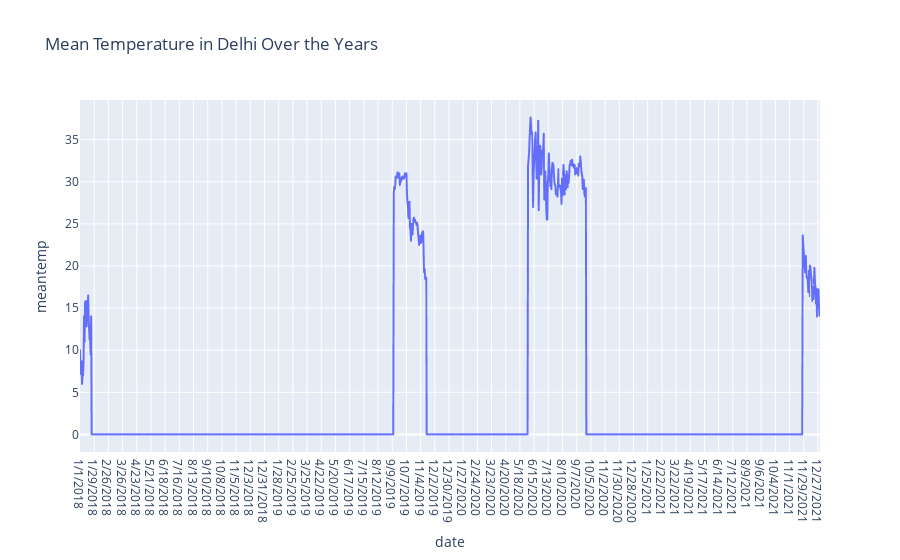

Write notebook code for a chart like this one.
### Code cell
figure = px.line(data, x="date", 
                 y="meantemp", 
                 title='Mean Temperature in Delhi Over the Years')
figure.show()

### Figure 1 — Plotly figure (JSON) as saved in the notebook; plotly's stock layout.template omitted (floating-point values rounded to 4 significant figures; data arrays with more than 128 entries replaced by an {"elided": "..."} marker saying what was removed)
{"data": [{"hovertemplate": "date=%{x}<br>meantemp=%{y}<extra></extra>", "legendgroup": "", "line": {"color": "#636efa", "dash": "solid"}, "marker": {"symbol": "circle"}, "mode": "lines", "name": "", "showlegend": false, "type": "scattergl", "x": {"elided": "1461 str values"}, "xaxis": "x", "y": {"elided": "1461 float values"}, "yaxis": "y"}], "layout": {"legend": {"tracegroupgap": 0}, "title": {"text": "Mean Temperature in Delhi Over the Years"}, "xaxis": {"anchor": "y", "domain": [0, 1], "title": {"text": "date"}}, "yaxis": {"anchor": "x", "domain": [0, 1], "title": {"text": "meantemp"}}}}
